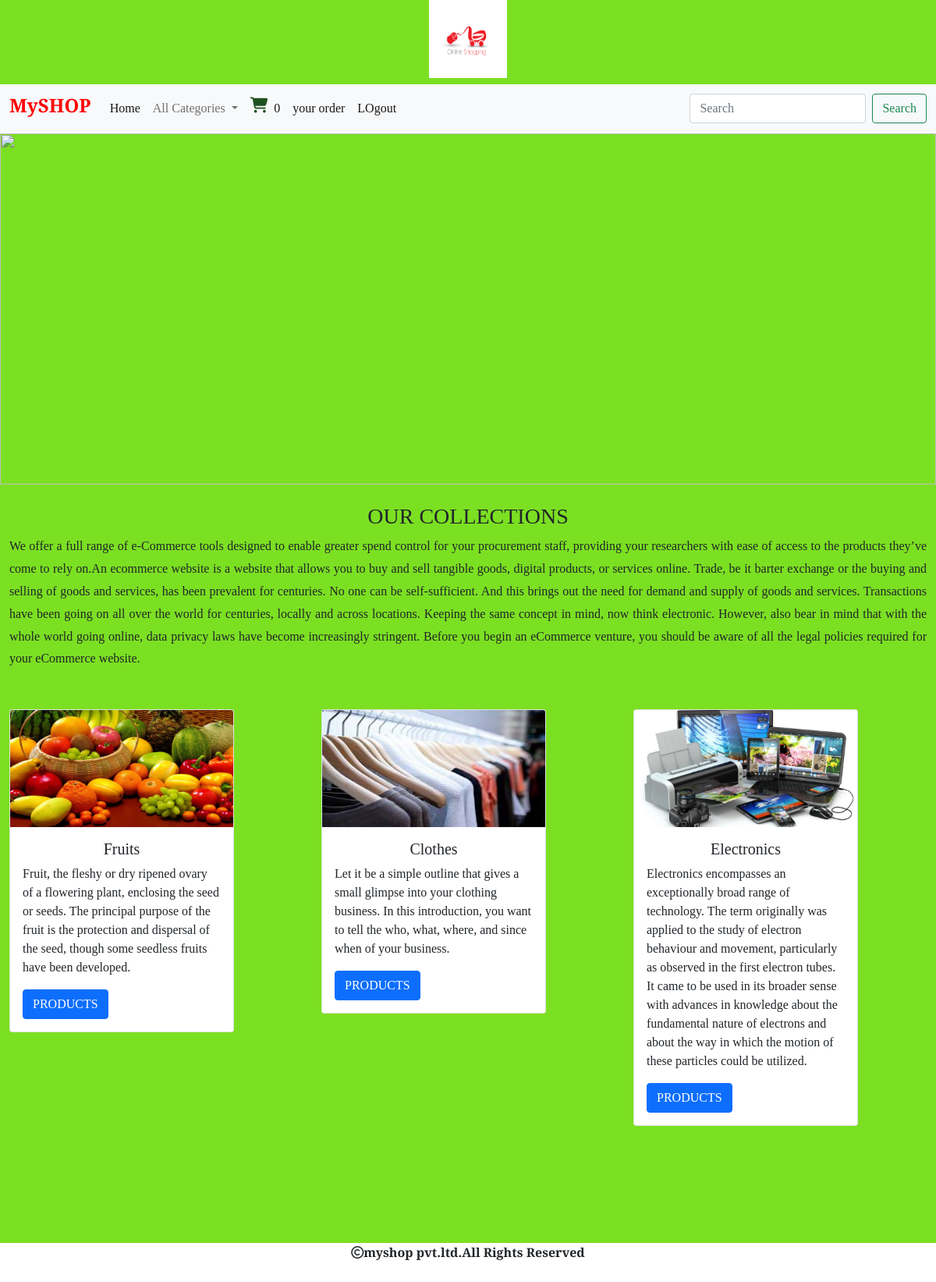
Screenshot of / (signed in) with the database file from the repository.
### shop/models.py (models this page shows, shortened)
class Category(models.Model):
    name=models.CharField(max_length=200)
    desc=models.TextField()
    img=models.ImageField(upload_to='shop/categories',blank=True,null=True)

### shop/views.py (the view)
# urls.py: path('',views.allcategories,name="allcategories"),
def allcategories(request):
    c=Category.objects.all()
    p=Product.objects.all()
    return render(request,'category.html',{'c':c,'p':p})

### cart/context_processors.py (called while the page is built)
def productcount(request):
    item_count=0
    if request.user.is_authenticated:
        u=request.user
        try:
            cart=Cart.objects.filter(user=u)
            for i in cart:
                item_count=item_count+i.quantity
        except:
             item_count=0
    return {'count':item_count}

### shop/context_processors.py (called while the page is built)
def menu_links(request):
    c=Category.objects.all()
    return {'links':c}

### templates/category.html (shortened to what this page needs)
{% extends 'base.html' %}
{% load static %}
{% block content %}
<div>
    <img src="{% static 'images/page.jpg' %}" height="450px" width="100%">
</div>
<div class="container-fluid mt-4" style="margin-bottom:50px;">
    <h3 class="text-center"> OUR COLLECTIONS</h3>
    <p style="line-height:1.8;text-align:justify;">We offer a full range of e-Commerce tools designed to enable greater spend control for your procurement staff, providing your researchers with ease of access to the products they’ve come to rely on.An ecommerce website is a website that allows you to buy and sell tangible goods, digital products, or services online.
Trade, be it barter exchange or the buying and selling of goods and services, has been prevalent for centuries. No one can be self-sufficient. And this brings out the need for demand and supply of goods and services.
Transactions have been going on all over the world for centuries, locally and across locations. Keeping the same concept in mind, now think electronic.
However, also bear in mind that with the whole world going online, data privacy laws have become increasingly stringent. Before you begin an eCommerce venture, you should be aware of all the legal policies required for your eCommerce website.</p>
</div>
<div class="container-fluid mt-4" style="margin-bottom:100px;">
<div class="row">
    {% for i in c %}
<div class="col-md-4">
            <div class="card" style="width: 18rem;margin-bottom:100px;">
                <img src="{{i.img.url}}" height="150px" width="110%" class="card-img-top" alt="...">
                <div class="card-body">
                    <h5 class="card-title text-center">{{i.name}}</h5>
                    <p class="card-text">{{i.desc}}</p>
                    <a href="{% url 'shop:allproducts' i.name %}" class="btn btn-primary">PRODUCTS</a>
                </div>
            </div>
     </div>
     {% endfor %}
</div>
{% endblock %}

### static/css/style.css (style rules this page uses)
body { background-color:#7be022; font-family: 'Crimson Text', serif; }

### rows the page displays
Category: img (picture), name "Fruits", desc "Fruit, the fleshy or dry ripened ovary of a flowering plant, enclosing the seed or seeds. The principal purpose of the fruit is the protection and dispersal of the seed, though some seedless fruits have been developed."
Category: img (picture), name "Clothes", desc "Let it be a simple outline that gives a small glimpse into your clothing business. In this introduction, you want to tell the who, what, where, and since when of your business."
Category: img (picture), name "Electronics", desc "Electronics encompasses an exceptionally broad range of technology. The term originally was applied to the study of electron behaviour and movement, particularly as observed in the first electron tubes. It came to be used in its broader sense with advances in knowledge about the fundamental nature of electrons and about the way in which the motion of these particles could be utilized."

### other values shown
{{ count }} "0"
